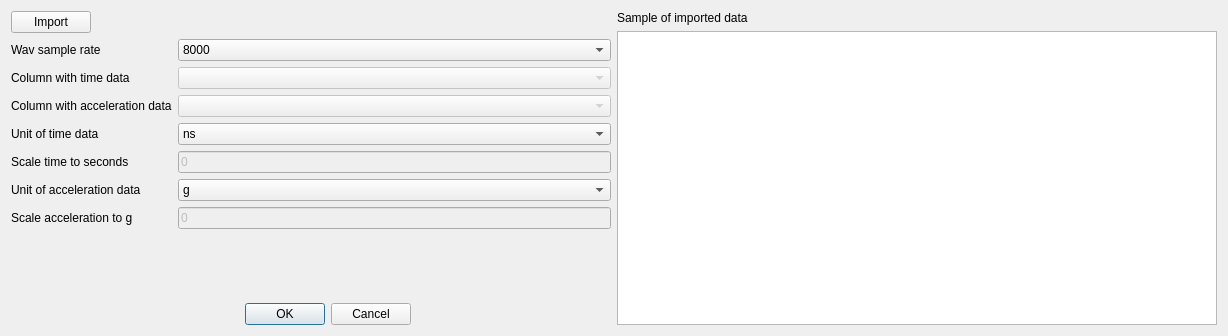
<?xml version="1.0" encoding="UTF-8"?>
<ui version="4.0">
 <class>Dialog</class>
 <widget class="QDialog" name="Dialog">
  <property name="geometry">
   <rect>
    <x>0</x>
    <y>0</y>
    <width>1228</width>
    <height>336</height>
   </rect>
  </property>
  <property name="windowTitle">
   <string>Dialog</string>
  </property>
  <layout class="QVBoxLayout" name="verticalLayout_2">
   <item>
    <layout class="QHBoxLayout" name="horizontalLayout_7">
     <item>
      <layout class="QVBoxLayout" name="verticalLayout">
       <item>
        <layout class="QHBoxLayout" name="horizontalLayout_4">
         <item>
          <widget class="QPushButton" name="import_button">
           <property name="text">
            <string>Import</string>
           </property>
          </widget>
         </item>
         <item>
          <spacer name="horizontalSpacer">
           <property name="orientation">
            <enum>Qt::Horizontal</enum>
           </property>
           <property name="sizeHint" stdset="0">
            <size>
             <width>40</width>
             <height>20</height>
            </size>
           </property>
          </spacer>
         </item>
        </layout>
       </item>
       <item>
        <layout class="QFormLayout" name="formLayout">
         <item row="0" column="0">
          <widget class="QLabel" name="fs_label">
           <property name="text">
            <string>Wav sample rate</string>
           </property>
          </widget>
         </item>
         <item row="0" column="1">
          <widget class="QComboBox" name="fs_combo">
           <item>
            <property name="text">
             <string>8000</string>
            </property>
           </item>
           <item>
            <property name="text">
             <string>9600</string>
            </property>
           </item>
           <item>
            <property name="text">
             <string>11025</string>
            </property>
           </item>
           <item>
            <property name="text">
             <string>12000</string>
            </property>
           </item>
           <item>
            <property name="text">
             <string>16000</string>
            </property>
           </item>
           <item>
            <property name="text">
             <string>22050</string>
            </property>
           </item>
           <item>
            <property name="text">
             <string>24000</string>
            </property>
           </item>
           <item>
            <property name="text">
             <string>32000</string>
            </property>
           </item>
           <item>
            <property name="text">
             <string>44100</string>
            </property>
           </item>
           <item>
            <property name="text">
             <string>48000</string>
            </property>
           </item>
           <item>
            <property name="text">
             <string>88200</string>
            </property>
           </item>
          </widget>
         </item>
         <item row="1" column="0">
          <widget class="QLabel" name="columTime_label">
           <property name="text">
            <string>Column with time data</string>
           </property>
          </widget>
         </item>
         <item row="1" column="1">
          <widget class="QComboBox" name="columnTime_combo">
           <property name="enabled">
            <bool>false</bool>
           </property>
          </widget>
         </item>
         <item row="2" column="0">
          <widget class="QLabel" name="columnAcc_label">
           <property name="text">
            <string>Column with acceleration data</string>
           </property>
          </widget>
         </item>
         <item row="2" column="1">
          <widget class="QComboBox" name="columnAcc_combo">
           <property name="enabled">
            <bool>false</bool>
           </property>
          </widget>
         </item>
         <item row="3" column="0">
          <widget class="QLabel" name="unitTime_label">
           <property name="text">
            <string>Unit of time data</string>
           </property>
          </widget>
         </item>
         <item row="3" column="1">
          <widget class="QComboBox" name="unitTime_combo">
           <item>
            <property name="text">
             <string>ns</string>
            </property>
           </item>
           <item>
            <property name="text">
             <string>ms</string>
            </property>
           </item>
           <item>
            <property name="text">
             <string>s</string>
            </property>
           </item>
           <item>
            <property name="text">
             <string>min</string>
            </property>
           </item>
           <item>
            <property name="text">
             <string>h</string>
            </property>
           </item>
           <item>
            <property name="text">
             <string>custom</string>
            </property>
           </item>
          </widget>
         </item>
         <item row="4" column="0">
          <widget class="QLabel" name="scaleTime_label">
           <property name="text">
            <string>Scale time to seconds</string>
           </property>
          </widget>
         </item>
         <item row="4" column="1">
          <widget class="QLineEdit" name="scaleTime_edit">
           <property name="enabled">
            <bool>false</bool>
           </property>
           <property name="text">
            <string>0</string>
           </property>
          </widget>
         </item>
         <item row="5" column="0">
          <widget class="QLabel" name="unitAcc_label">
           <property name="text">
            <string>Unit of acceleration data</string>
           </property>
          </widget>
         </item>
         <item row="5" column="1">
          <widget class="QComboBox" name="unitAcc_combo">
           <item>
            <property name="text">
             <string>g</string>
            </property>
           </item>
           <item>
            <property name="text">
             <string>ms^2</string>
            </property>
           </item>
           <item>
            <property name="text">
             <string>custom</string>
            </property>
           </item>
          </widget>
         </item>
         <item row="6" column="0">
          <widget class="QLabel" name="scaleAcc_label">
           <property name="text">
            <string>Scale acceleration to g</string>
           </property>
          </widget>
         </item>
         <item row="6" column="1">
          <widget class="QLineEdit" name="scaleAcc_edit">
           <property name="enabled">
            <bool>false</bool>
           </property>
           <property name="text">
            <string>0</string>
           </property>
          </widget>
         </item>
        </layout>
       </item>
       <item>
        <layout class="QHBoxLayout" name="horizontalLayout_6">
         <item>
          <spacer name="horizontalSpacer_5">
           <property name="orientation">
            <enum>Qt::Horizontal</enum>
           </property>
           <property name="sizeHint" stdset="0">
            <size>
             <width>40</width>
             <height>20</height>
            </size>
           </property>
          </spacer>
         </item>
         <item>
          <widget class="QDialogButtonBox" name="buttonBox">
           <property name="orientation">
            <enum>Qt::Horizontal</enum>
           </property>
           <property name="standardButtons">
            <set>QDialogButtonBox::Cancel|QDialogButtonBox::Ok</set>
           </property>
          </widget>
         </item>
         <item>
          <spacer name="horizontalSpacer_3">
           <property name="orientation">
            <enum>Qt::Horizontal</enum>
           </property>
           <property name="sizeHint" stdset="0">
            <size>
             <width>40</width>
             <height>20</height>
            </size>
           </property>
          </spacer>
         </item>
        </layout>
       </item>
      </layout>
     </item>
     <item>
      <layout class="QVBoxLayout" name="verticalLayout_3">
       <item>
        <widget class="QLabel" name="sample_label">
         <property name="text">
          <string>Sample of imported data</string>
         </property>
        </widget>
       </item>
       <item>
        <widget class="QPlainTextEdit" name="sample_edit"/>
       </item>
      </layout>
     </item>
    </layout>
   </item>
  </layout>
 </widget>
 <resources/>
 <connections>
  <connection>
   <sender>buttonBox</sender>
   <signal>accepted()</signal>
   <receiver>Dialog</receiver>
   <slot>accept()</slot>
   <hints>
    <hint type="sourcelabel">
     <x>248</x>
     <y>254</y>
    </hint>
    <hint type="destinationlabel">
     <x>157</x>
     <y>274</y>
    </hint>
   </hints>
  </connection>
  <connection>
   <sender>buttonBox</sender>
   <signal>rejected()</signal>
   <receiver>Dialog</receiver>
   <slot>reject()</slot>
   <hints>
    <hint type="sourcelabel">
     <x>316</x>
     <y>260</y>
    </hint>
    <hint type="destinationlabel">
     <x>286</x>
     <y>274</y>
    </hint>
   </hints>
  </connection>
 </connections>
</ui>
